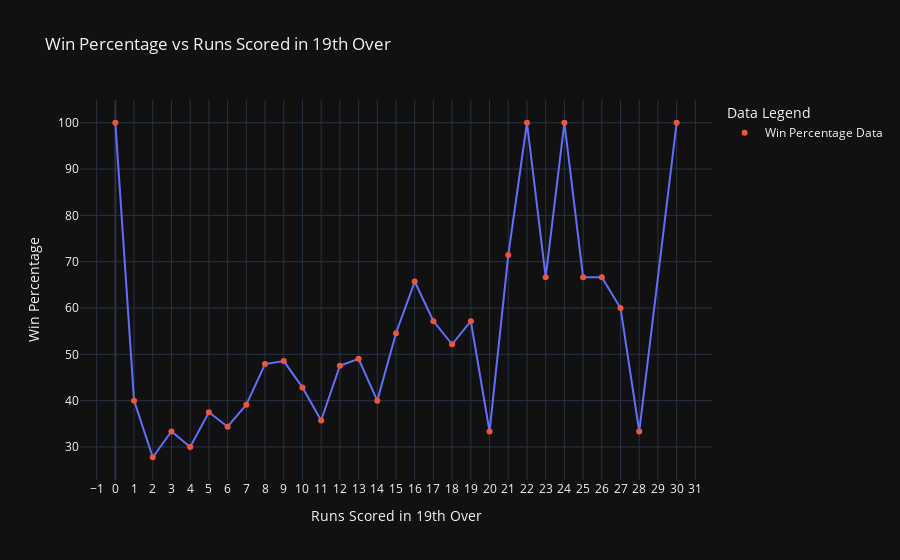

The code cell stored with this chart in its notebook:
### Code cell
import plotly.express as px
data['custom_hover_text'] = data.apply(lambda row: f"Runs: {row['Runs']}<br>Win Percentage: {round(row['Win_Percentage'],2)}%<br>Matches Played: {row['Frequency']}", axis=1)

# Create an interactive line plot with custom hover text
fig = px.line(data, x='Runs', y='Win_Percentage', title='Win Percentage vs Runs Scored in 19th Over')

# Add points to the line plot to make them interactive, with the custom hover text
fig.add_scatter(x=data['Runs'], y=data['Win_Percentage'], mode='markers',hoverinfo='text+x+y', hovertext=data['custom_hover_text'],
                name='Win Percentage Data')

# Update traces to not show the default hover info, instead only show custom hover info
fig.update_traces(hovertemplate=data['custom_hover_text'])

# Update layout for a better look
fig.update_layout(
    xaxis_title="Runs Scored in 19th Over",
    yaxis_title="Win Percentage",
    xaxis=dict(tickmode='linear', tick0=0, dtick=1) ,
    legend_title_text='Data Legend'
)

# Show plot
fig.show()

### Figure 1 — Plotly figure (JSON) as saved in the notebook; plotly's stock layout.template omitted (floating-point values rounded to 4 significant figures)
{"data": [{"hovertemplate": ["Runs: 0<br>Win Percentage: 100.0%<br>Matches Played: 1", "Runs: 1<br>Win Percentage: 40.0%<br>Matches Played: 5", "Runs: 2<br>Win Percentage: 27.78%<br>Matches Played: 18", "Runs: 3<br>Win Percentage: 33.33%<br>Matches Played: 30", "Runs: 4<br>Win Percentage: 30.0%<br>Matches Played: 40", "Runs: 5<br>Win Percentage: 37.5%<br>Matches Played: 48", "Runs: 6<br>Win Percentage: 34.38%<br>Matches Played: 64", "Runs: 7<br>Win Percentage: 39.13%<br>Matches Played: 69", "Runs: 8<br>Win Percentage: 47.89%<br>Matches Played: 71", "Runs: 9<br>Win Percentage: 48.54%<br>Matches Played: 103", "Runs: 10<br>Win Percentage: 42.86%<br>Matches Played: 84", "Runs: 11<br>Win Percentage: 35.71%<br>Matches Played: 70", "Runs: 12<br>Win Percentage: 47.54%<br>Matches Played: 61", "Runs: 13<br>Win Percentage: 49.02%<br>Matches Played: 51", "Runs: 14<br>Win Percentage: 40.0%<br>Matches Played: 45", "Runs: 15<br>Win Percentage: 54.55%<br>Matches Played: 44", "Runs: 16<br>Win Percentage: 65.71%<br>Matches Played: 35", "Runs: 17<br>Win Percentage: 57.14%<br>Matches Played: 28", "Runs: 18<br>Win Percentage: 52.17%<br>Matches Played: 23", "Runs: 19<br>Win Percentage: 57.14%<br>Matches Played: 21", "Runs: 20<br>Win Percentage: 33.33%<br>Matches Played: 18", "Runs: 21<br>Win Percentage: 71.43%<br>Matches Played: 14", "Runs: 22<br>Win Percentage: 100.0%<br>Matches Played: 7", "Runs: 23<br>Win Percentage: 66.67%<br>Matches Played: 6", "Runs: 24<br>Win Percentage: 100.0%<br>Matches Played: 8", "Runs: 25<br>Win Percentage: 66.67%<br>Matches Played: 6", "Runs: 26<br>Win Percentage: 66.67%<br>Matches Played: 3", "Runs: 27<br>Win Percentage: 60.0%<br>Matches Played: 5", "Runs: 28<br>Win Percentage: 33.33%<br>Matches Played: 3", "Runs: 30<br>Win Percentage: 100.0%<br>Matches Played: 2"], "legendgroup": "", "line": {"color": "#636efa", "dash": "solid"}, "marker": {"symbol": "circle"}, "mode": "lines", "name": "", "orientation": "v", "showlegend": false, "x": [0, 1, 2, 3, 4, 5, 6, 7, 8, 9, 10, 11, 12, 13, 14, 15, 16, 17, 18, 19, 20, 21, 22, 23, 24, 25, 26, 27, 28, 30], "xaxis": "x", "y": [100.0, 40.0, 27.78, 33.33, 30.0, 37.5, 34.38, 39.13, 47.89, 48.54, 42.86, 35.71, 47.54, 49.02, 40.0, 54.55, 65.71, 57.14, 52.17, 57.14, 33.33, 71.43, 100.0, 66.67, 100.0, 66.67, 66.67, 60.0, 33.33, 100.0], "yaxis": "y", "type": "scatter"}, {"hoverinfo": "text+x+y", "hovertext": ["Runs: 0<br>Win Percentage: 100.0%<br>Matches Played: 1", "Runs: 1<br>Win Percentage: 40.0%<br>Matches Played: 5", "Runs: 2<br>Win Percentage: 27.78%<br>Matches Played: 18", "Runs: 3<br>Win Percentage: 33.33%<br>Matches Played: 30", "Runs: 4<br>Win Percentage: 30.0%<br>Matches Played: 40", "Runs: 5<br>Win Percentage: 37.5%<br>Matches Played: 48", "Runs: 6<br>Win Percentage: 34.38%<br>Matches Played: 64", "Runs: 7<br>Win Percentage: 39.13%<br>Matches Played: 69", "Runs: 8<br>Win Percentage: 47.89%<br>Matches Played: 71", "Runs: 9<br>Win Percentage: 48.54%<br>Matches Played: 103", "Runs: 10<br>Win Percentage: 42.86%<br>Matches Played: 84", "Runs: 11<br>Win Percentage: 35.71%<br>Matches Played: 70", "Runs: 12<br>Win Percentage: 47.54%<br>Matches Played: 61", "Runs: 13<br>Win Percentage: 49.02%<br>Matches Played: 51", "Runs: 14<br>Win Percentage: 40.0%<br>Matches Played: 45", "Runs: 15<br>Win Percentage: 54.55%<br>Matches Played: 44", "Runs: 16<br>Win Percentage: 65.71%<br>Matches Played: 35", "Runs: 17<br>Win Percentage: 57.14%<br>Matches Played: 28", "Runs: 18<br>Win Percentage: 52.17%<br>Matches Played: 23", "Runs: 19<br>Win Percentage: 57.14%<br>Matches Played: 21", "Runs: 20<br>Win Percentage: 33.33%<br>Matches Played: 18", "Runs: 21<br>Win Percentage: 71.43%<br>Matches Played: 14", "Runs: 22<br>Win Percentage: 100.0%<br>Matches Played: 7", "Runs: 23<br>Win Percentage: 66.67%<br>Matches Played: 6", "Runs: 24<br>Win Percentage: 100.0%<br>Matches Played: 8", "Runs: 25<br>Win Percentage: 66.67%<br>Matches Played: 6", "Runs: 26<br>Win Percentage: 66.67%<br>Matches Played: 3", "Runs: 27<br>Win Percentage: 60.0%<br>Matches Played: 5", "Runs: 28<br>Win Percentage: 33.33%<br>Matches Played: 3", "Runs: 30<br>Win Percentage: 100.0%<br>Matches Played: 2"], "mode": "markers", "name": "Win Percentage Data", "x": [0, 1, 2, 3, 4, 5, 6, 7, 8, 9, 10, 11, 12, 13, 14, 15, 16, 17, 18, 19, 20, 21, 22, 23, 24, 25, 26, 27, 28, 30], "y": [100.0, 40.0, 27.78, 33.33, 30.0, 37.5, 34.38, 39.13, 47.89, 48.54, 42.86, 35.71, 47.54, 49.02, 40.0, 54.55, 65.71, 57.14, 52.17, 57.14, 33.33, 71.43, 100.0, 66.67, 100.0, 66.67, 66.67, 60.0, 33.33, 100.0], "type": "scatter", "hovertemplate": ["Runs: 0<br>Win Percentage: 100.0%<br>Matches Played: 1", "Runs: 1<br>Win Percentage: 40.0%<br>Matches Played: 5", "Runs: 2<br>Win Percentage: 27.78%<br>Matches Played: 18", "Runs: 3<br>Win Percentage: 33.33%<br>Matches Played: 30", "Runs: 4<br>Win Percentage: 30.0%<br>Matches Played: 40", "Runs: 5<br>Win Percentage: 37.5%<br>Matches Played: 48", "Runs: 6<br>Win Percentage: 34.38%<br>Matches Played: 64", "Runs: 7<br>Win Percentage: 39.13%<br>Matches Played: 69", "Runs: 8<br>Win Percentage: 47.89%<br>Matches Played: 71", "Runs: 9<br>Win Percentage: 48.54%<br>Matches Played: 103", "Runs: 10<br>Win Percentage: 42.86%<br>Matches Played: 84", "Runs: 11<br>Win Percentage: 35.71%<br>Matches Played: 70", "Runs: 12<br>Win Percentage: 47.54%<br>Matches Played: 61", "Runs: 13<br>Win Percentage: 49.02%<br>Matches Played: 51", "Runs: 14<br>Win Percentage: 40.0%<br>Matches Played: 45", "Runs: 15<br>Win Percentage: 54.55%<br>Matches Played: 44", "Runs: 16<br>Win Percentage: 65.71%<br>Matches Played: 35", "Runs: 17<br>Win Percentage: 57.14%<br>Matches Played: 28", "Runs: 18<br>Win Percentage: 52.17%<br>Matches Played: 23", "Runs: 19<br>Win Percentage: 57.14%<br>Matches Played: 21", "Runs: 20<br>Win Percentage: 33.33%<br>Matches Played: 18", "Runs: 21<br>Win Percentage: 71.43%<br>Matches Played: 14", "Runs: 22<br>Win Percentage: 100.0%<br>Matches Played: 7", "Runs: 23<br>Win Percentage: 66.67%<br>Matches Played: 6", "Runs: 24<br>Win Percentage: 100.0%<br>Matches Played: 8", "Runs: 25<br>Win Percentage: 66.67%<br>Matches Played: 6", "Runs: 26<br>Win Percentage: 66.67%<br>Matches Played: 3", "Runs: 27<br>Win Percentage: 60.0%<br>Matches Played: 5", "Runs: 28<br>Win Percentage: 33.33%<br>Matches Played: 3", "Runs: 30<br>Win Percentage: 100.0%<br>Matches Played: 2"]}], "layout": {"xaxis": {"anchor": "y", "domain": [0.0, 1.0], "title": {"text": "Runs Scored in 19th Over"}, "tickmode": "linear", "tick0": 0, "dtick": 1}, "yaxis": {"anchor": "x", "domain": [0.0, 1.0], "title": {"text": "Win Percentage"}}, "legend": {"tracegroupgap": 0, "title": {"text": "Data Legend"}}, "title": {"text": "Win Percentage vs Runs Scored in 19th Over"}}}
